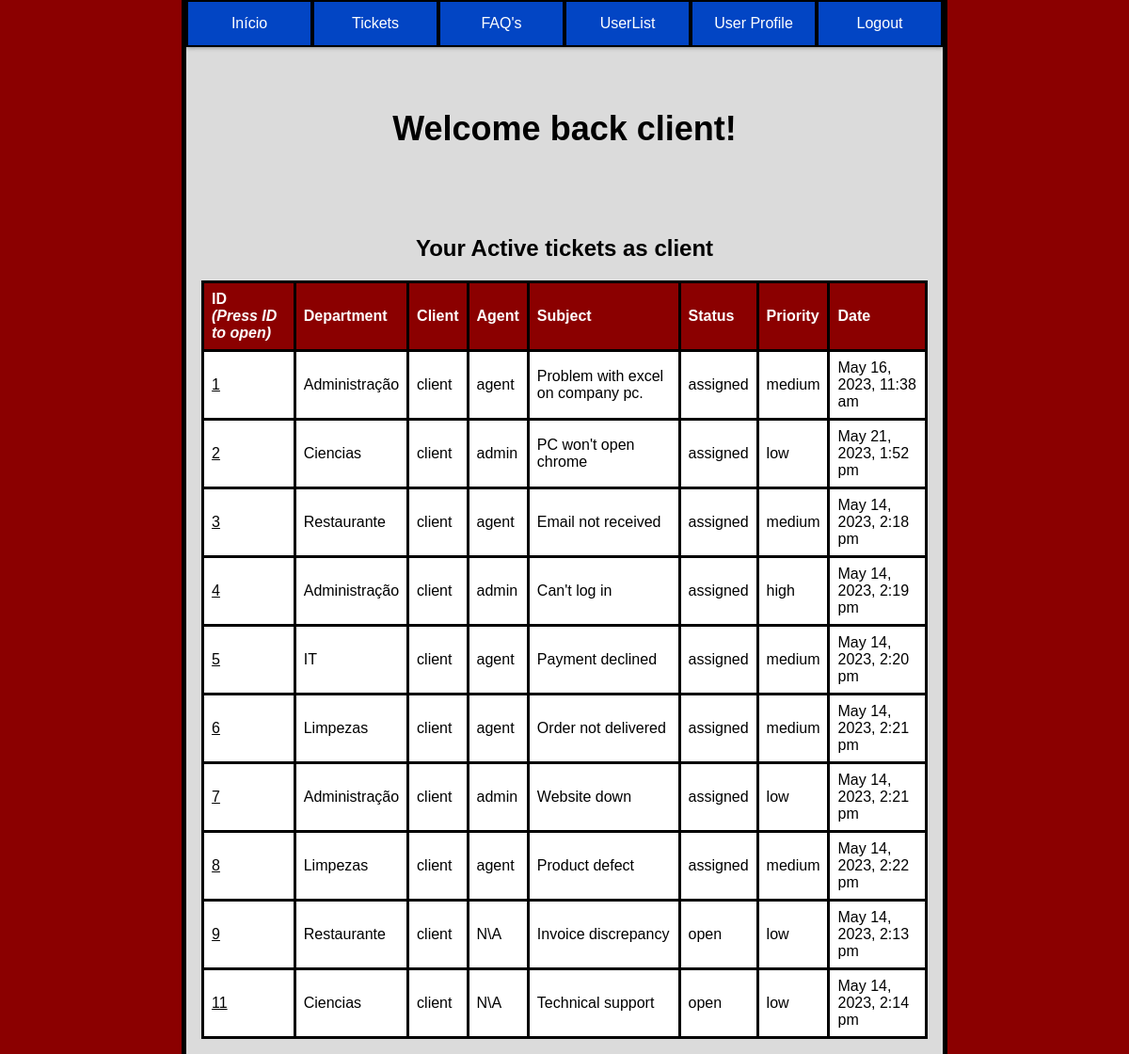
Page /pages/index.php (signed in) on the committed database.
### tables this page shows
CREATE TABLE user(
    id INTEGER PRIMARY KEY,
    name VARCHAR(50) NOT NULL,
    username VARCHAR(50) UNIQUE NOT NULL,
    email VARCHAR(50) UNIQUE NOT NULL,
    password VARCHAR(255) NOT NULL,
    role VARCHAR(10) CHECK(role = 'client' or role = 'agent' or role = 'admin') NOT NULL,
    department_id INTEGER,
    FOREIGN KEY (department_id) REFERENCES department(id)
);

CREATE TABLE tickets(
    id INTEGER PRIMARY KEY,
    department_id INTEGER,
    client_id INTEGER,
    agent_id INTEGER,
    subject VARCHAR(200) NOT NULL,
    description TEXT NOT NULL,
    status VARCHAR(10) CHECK(status = 'open' or status = 'assigned' or status = 'closed') NOT NULL,
    priority VARCHAR(10) CHECK(priority = 'low' or priority = 'medium' or priority ='high') NOT NULL,
    created_at DATETIME NOT NULL,
    updated_at DATETIME,
    FOREIGN KEY (department_id) REFERENCES department(id),
    FOREIGN KEY (client_id) REFERENCES user(id),
    FOREIGN KEY (agent_id) REFERENCES user(id)
);

CREATE TABLE department(
    id INTEGER PRIMARY KEY,
    name VARCHAR(50) NOT NULL
);

### utils/functions.php (the view, shortened to what this page needs)
<?php
function searchUser($id){
    $db = getDatabaseConnection();
    $stmt = $db->prepare('SELECT * FROM user WHERE id = ?');
    $stmt->execute(array($id));
    return $stmt->fetch();
}
function getTicketsTableForUser($paramter){
    $db = getDatabaseConnection();
    $user = searchUser($_SESSION["user_id"]);
    if($paramter == 0){
        $stmt = $db->prepare('SELECT * FROM tickets WHERE client_id = ? and status != ?');
        $stmt->execute(array($user["id"],"closed"));
        $tickets = $stmt->fetchAll();
    }
    echo "<table>
    <thead>
        <tr>
            <th>ID<br><em>(Press ID to open)</em></th>
            <th>Department</th>
            <th>Client</th>
            <th>Agent</th>
            <th>Subject</th>
            <th>Status</th>
            <th>Priority</th>
            <th>Date</th>
        </tr>
    </thead>";
    foreach ($tickets as $ticket) {
        $stmt = $db->prepare('SELECT * FROM department WHERE id = ?');
        $stmt->execute(array($ticket['department_id']));
        $department = $stmt->fetch();
        $stmt = $db->prepare('SELECT * FROM user WHERE id = ?');
        $stmt->execute(array($ticket['client_id']));
        $c_user = $stmt->fetch();
        $stmt = $db->prepare('SELECT * FROM user WHERE id = ?');
        $stmt->execute(array($ticket['agent_id']));
        $a_user = $stmt->fetch();
        if($a_user == null){$a_user["name"] = "N\A";}
        echo "<tr>
            <td> <button onclick=sendDataTicket('". $ticket['id'] ."')>".$ticket['id']."</button></td>
            <td>" . $department['name'] . "</td>
            <td>" . $c_user['name'] . "</td>
            <td>" . $a_user['name'] . "</td>
            <td>" . $ticket['subject'] . "</td>
            <td>" . $ticket['status'] . "</td>
            <td>" . $ticket['priority'] . "</td>
            <td>" . $ticket['updated_at'] . "</td>
            </tr>";
}
}
?>

### pages/index.php (shortened to what this page needs)
<?php
   require_once('../utils/functions.php');
   $user = searchUser($_SESSION["user_id"]);
?>
<!DOCTYPE html>
<html lang="en-US">
<link rel="stylesheet" href="../css/style_index.css">
<link rel="stylesheet" href="../css/index.css">
<link rel="stylesheet" href="../css/responsive.css">
   <head>
   </head>
   <body>
    <div class="container_master">
        <div class="container">
        <ul class="buttons">
            <button class="index" onclick="indexPage()">Início</button>
            <button class="tickets" onclick="ticketsPage()">Tickets</button>
            <button class="faqs" onclick="faqsPage()">FAQ's</button>
            <button class="users" onclick="usersPage()">UserList</button>
            <button class="user_profile" onclick="sendDataUser('<?php echo $user['username'] ?>')">User Profile</button>
            <button class="logout" onclick="logoutPage()">Logout</button>
        </ul>
        </div>
      <div class="content">
      <h1>Welcome back <?php echo $user["username"]?>!</h1>
      <br>
      <h2>Your Active tickets as client</h2>
        <tbody>
            <?php
               getTicketsTableForUser(0);
            ?>
        </tbody>
      </div> <?php  ?>
      </div> <?php  ?>
   </body>
</html>

### css/style_index.css (style rules this page uses)
body { font-family: Arial, sans-serif; background-color: rgb(219, 219, 219); width: 67%; margin: auto; border-left: 5px solid; border-right: 5px solid; min-height: 100vh; padding-bottom: 1em; }
html { background-color: darkred; }
.container { margin: auto; }
ul { margin-left: -40px; margin-top: auto; margin-right: auto; }
.buttons li, .buttons button { background-color: #0245c4; text-decoration: none; border: none; color: white; text-align: center; text-decoration: none; font-size: 16px; cursor: pointer; border:solid 2px black; width: 100%; height: 50px; }
table { border-collapse: collapse; margin-left: auto; margin-right: auto; }
th, td { text-align: left; padding: 8px; border-bottom: solid 3px black; border: solid 3px black; background-color: white; }
th { background-color: darkred; color: white; }
h1, h2 { text-align: center; margin-top: 50px; }
h1 { font-size: 36px; font-weight: bold; }
h2 { font-size: 24px; }
.container { box-shadow: 0 0 5px rgba(0, 0, 0, 0.25),0 0 5px rgba(0, 0, 0, 0.25); }
.buttons { display: flex; flex-direction: row; flex-grow: 1; }
.content { margin: auto; overflow: auto; padding-left: 1em; padding-right: 1em; }
table button { background: none; border: none; padding: 0; font-size: 16px; cursor: pointer; text-decoration: underline; }

### rows in the picture
user: username "client"
tickets: id "1", department.name "Administração", client.name "client", agent.name "agent", subject "Problem with excel on company pc.", status "assigned", priority "medium", updated_at "May 16, 2023, 11:38 am"
tickets: id "2", department.name "Ciencias", client.name "client", agent.name "admin", subject "PC won't open chrome", status "assigned", priority "low", updated_at "May 21, 2023, 1:52 pm"
tickets: id "3", department.name "Restaurante", client.name "client", agent.name "agent", subject "Email not received", status "assigned", priority "medium", updated_at "May 14, 2023, 2:18 pm"
tickets: id "4", department.name "Administração", client.name "client", agent.name "admin", subject "Can't log in", status "assigned", priority "high", updated_at "May 14, 2023, 2:19 pm"
tickets: id "5", department.name "IT", client.name "client", agent.name "agent", subject "Payment declined", status "assigned", priority "medium", updated_at "May 14, 2023, 2:20 pm"
tickets: id "6", department.name "Limpezas", client.name "client", agent.name "agent", subject "Order not delivered", status "assigned", priority "medium", updated_at "May 14, 2023, 2:21 pm"
tickets: id "7", department.name "Administração", client.name "client", agent.name "admin", subject "Website down", status "assigned", priority "low", updated_at "May 14, 2023, 2:21 pm"
tickets: id "8", department.name "Limpezas", client.name "client", agent.name "agent", subject "Product defect", status "assigned", priority "medium", updated_at "May 14, 2023, 2:22 pm"
tickets: id "9", department.name "Restaurante", client.name "client", name "N\\A", subject "Invoice discrepancy", status "open", priority "low", updated_at "May 14, 2023, 2:13 pm"
tickets: id "11", department.name "Ciencias", client.name "client", name "N\\A", subject "Technical support", status "open", priority "low", updated_at "May 14, 2023, 2:14 pm"
